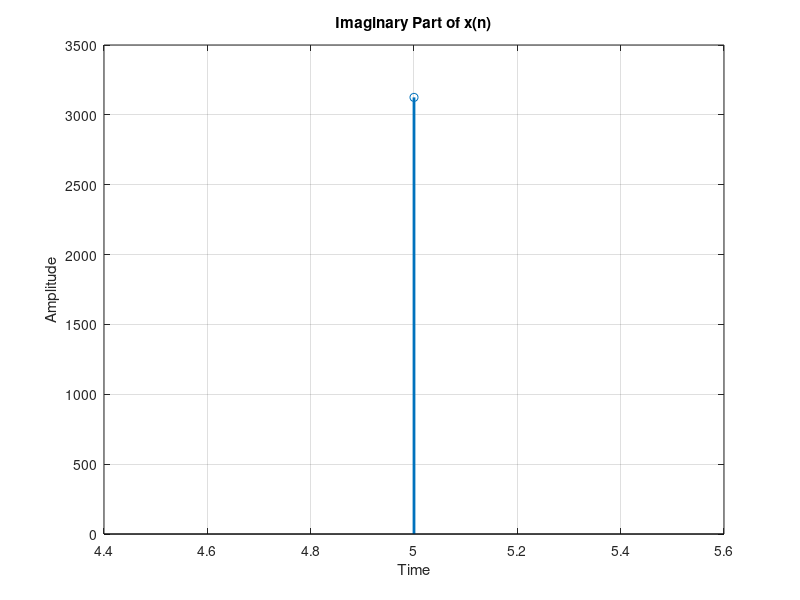

MATLAB code to generate this figure:
clc;
clear all;
close all;
r=input('Magnitude: ');
%sample input like mam output :
%magnitude : 0.95
%Lower limit of length of sequences: 0
%Upper limit of length of sequences: 120
w=0.1*pi %frequency in radians
N=input('Lower limit of length of sequences: ');
NN=input('Upper limit of length of sequences: ');
n=N:NN;
x=(r.*exp(j*w)).^n;
stem(n,imag(x),'linewidth',2);
grid on;
xlabel('Time');
ylabel('Amplitude');
title('Imaginary Part of x(n)');